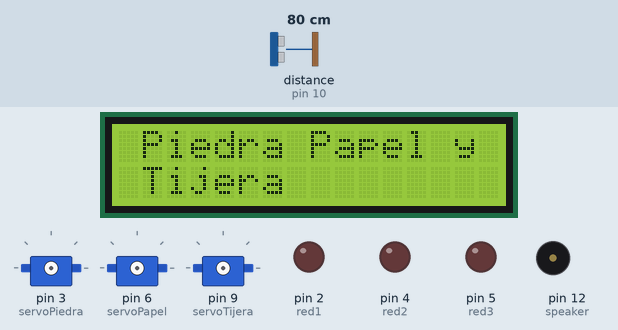
Bench run of a sketch on a simulated Arduino Uno, built with avr-gcc and run on an emulated ATmega328P. Shown: 16×2 character LCD, 3 × servo, output pins drawn as LEDs (lit = HIGH), buzzer (waves = sounding). Wiring (inferred from the names in the program): ultrasonic range finder: trigger pin 11; echo pin 10. The test bench sets the inputs (shaded band); at power-on: distance to the obstacle (sensor on pin 10) 80 cm. The echo pulse lasts 58.3 µs per cm; random numbers use the default seed unless the sketch sets one; pins used as bus, display or sensor lines are not drawn.

Above: at 0.1 s.
2.3 s: distance to the obstacle (sensor on pin 10) set to 11 cm
3.8 s: distance to the obstacle (sensor on pin 10) set to 8 cm
At 4.7 s:
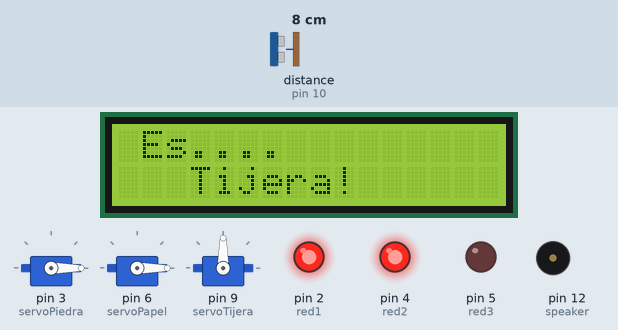
At 8.1 s:
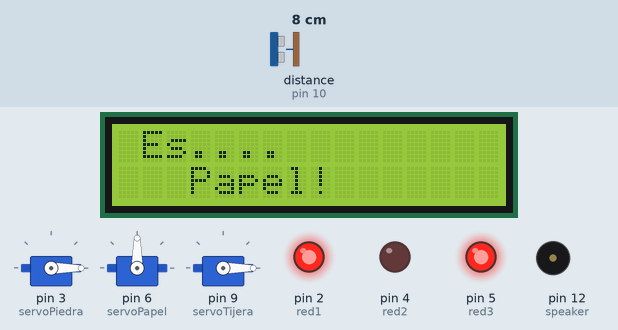
Timing chart, 0 to 22.8 s (numbered marks = the images above; inputs shaded):
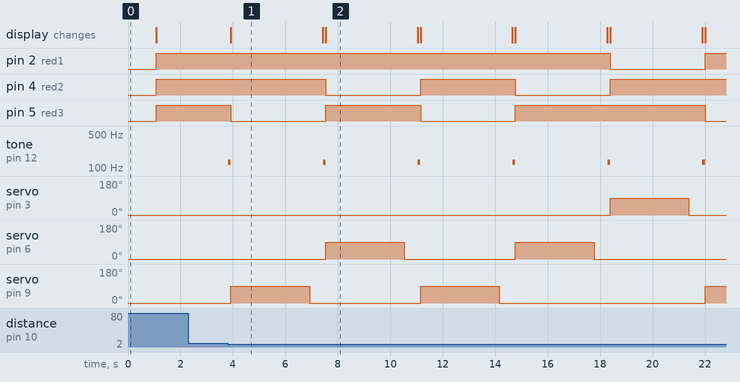

Measured:
- the behaviour switches between 10 and 9 cm on distance to the obstacle (sensor on pin 10) (found by bisection; images 0 and 1)
- after the input at 2.3 s, every drawn part: stays the same
- after the input at 3.8 s, pin 2 (red1): HIGH → LOW after 14.6 s, → HIGH 3.6 s later; pin 4 (red2): alternates HIGH for 3.6 s and LOW for 3.6 s, starting after 3.7 s
- what the display in image 1 shows lasts 3.5 s, from 3.9 s to 7.4 s

The sketch:

Codigo_Arduino.ino
```cpp
// =======================================================
//  Proyecto: Piedra, Papel o Tijera automático
//  Autor: Sergi Beltran y Arturo Shagoyan
// =======================================================

#include <LiquidCrystal.h>
#include <Servo.h>

// ------------------------- LCD -------------------------

LiquidCrystal lcd(A0, A1, A2, A3, A4, A5);

// ------------------------- Variables -------------------------

volatile long A;
int ultimaJugada = 0; // Nueva variable para guardar la última jugada

// ------------------------- Funciones -------------------------

float checkDistance() {
  digitalWrite(11, LOW);
  delayMicroseconds(2);
  digitalWrite(11, HIGH);
  delayMicroseconds(10);
  digitalWrite(11, LOW);

  float distance = pulseIn(10, HIGH) / 58.00;
  delay(10);
  return distance;
}

// ------------------------- Servos -------------------------

Servo servoPiedra;   // Pin 3
Servo servoPapel;    // Pin 6
Servo servoTijera;   // Pin 9

// ------------------------- LEDs y Altavoz -------------------------

const int red1 = 2;   // Piedra (LED azul)
const int red2 = 4;   // Papel
const int red3 = 5;   // Tijera
const int speaker = 12;

// ------------------------- APAGAR TODOS LOS LEDs -------------------------

void apagarTodos() {
  digitalWrite(red1, HIGH); // LEDs invertidos → HIGH apaga
  digitalWrite(red2, HIGH);
  digitalWrite(red3, HIGH);
}

// ------------------------- ENCENDER LED POR JUGADA -------------------------

void encenderLED(int jugada) {
  apagarTodos();
  switch (jugada) {
    case 1: digitalWrite(red1, LOW); break; // Piedra
    case 2: digitalWrite(red2, LOW); break; // Papel
    case 3: digitalWrite(red3, LOW); break; // Tijera
  }
}

// ------------------------- FUNCION PARA ELEGIR JUGADA SIN REPETIR -------------------------

int elegirJugadaNoRepetida() {
  int nueva;
  do {
    nueva = random(1, 4); // 1=Piedra, 2=Papel, 3=Tijera
  } while (nueva == ultimaJugada);
  ultimaJugada = nueva;
  return nueva;
}

// ------------------------- Setup -------------------------

void setup() {
  lcd.begin(16, 2);
  lcd.setCursor(0, 0);
  lcd.print(" Piedra Papel y ");
  lcd.setCursor(0, 1);
  lcd.print(" Tijera ");
  delay(1000);
  lcd.clear();

  // Inicializar aleatoriedad
  randomSeed(analogRead(A5));

  A = 0;

  pinMode(11, OUTPUT);  // Trigger
  pinMode(10, INPUT);   // Echo
  pinMode(speaker, OUTPUT);

  pinMode(red1, OUTPUT);
  pinMode(red2, OUTPUT);
  pinMode(red3, OUTPUT);

  apagarTodos(); // LEDs apagados al inicio

  servoPiedra.attach(3);
  servoPapel.attach(6);
  servoTijera.attach(9);

  servoPiedra.write(0);
  servoPapel.write(0);
  servoTijera.write(0);
}

// ------------------------- Loop -------------------------

void loop() {
  float distancia = checkDistance();

  if (distancia < 10) {
    A = elegirJugadaNoRepetida();

    tone(speaker, 131);
    delay(100);
    noTone(speaker);

    lcd.setCursor(0, 0);
    lcd.print(" Es....");

    switch (A) {
      case 1:
        lcd.setCursor(0, 1);
        lcd.print("   Piedra!");
        encenderLED(1);
        servoPiedra.write(90);
        delay(3000);
        servoPiedra.write(0);
        break;

      case 2:
        lcd.setCursor(0, 1);
        lcd.print("   Papel!");
        encenderLED(2);
        servoPapel.write(90);
        delay(3000);
        servoPapel.write(0);
        break;

      case 3:
        lcd.setCursor(0, 1);
        lcd.print("   Tijera!");
        encenderLED(3);
        servoTijera.write(90);
        delay(3000);
        servoTijera.write(0);
        break;
    }

    delay(500);
    lcd.clear();
  }
  else {
    apagarTodos();
  }
}
```
